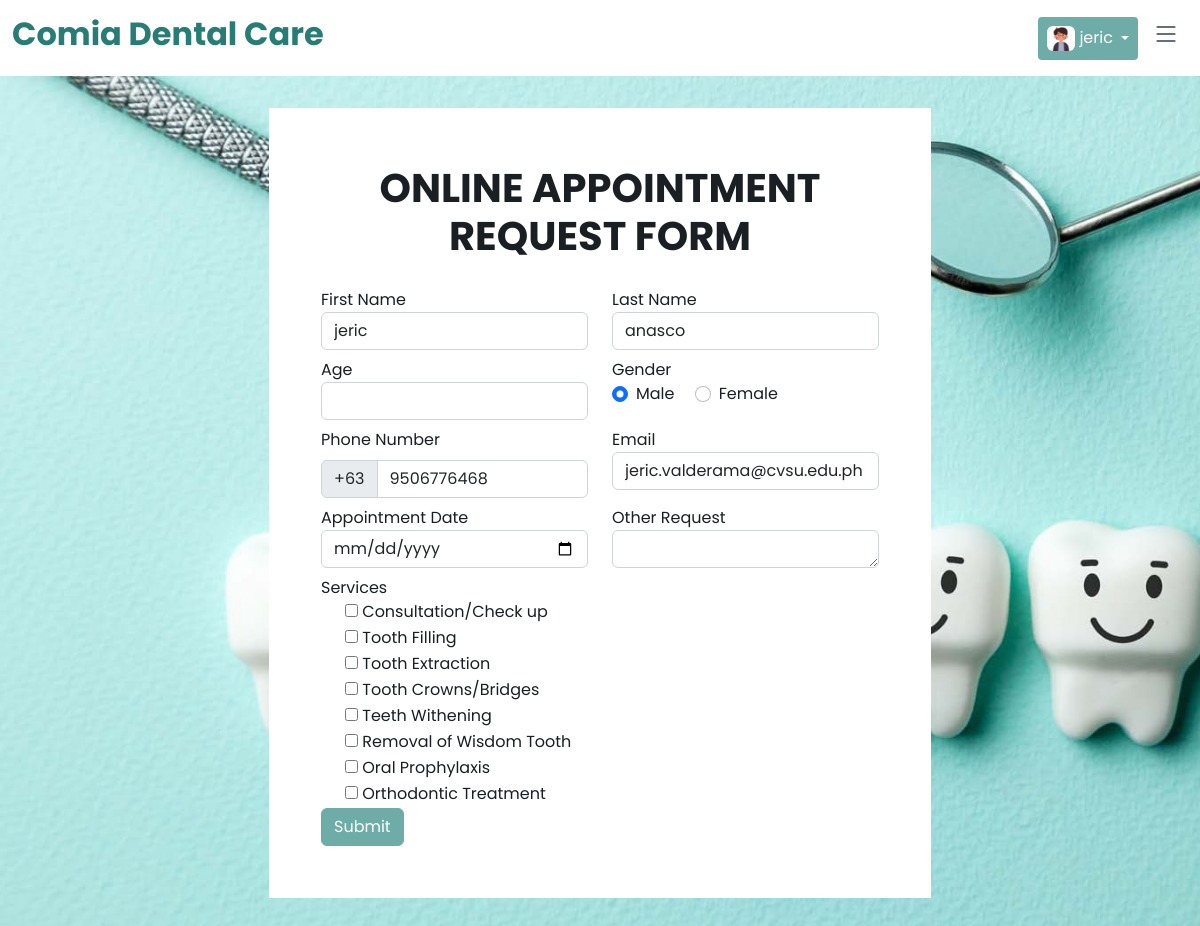
The page /appointment.php (signed in) on the database its author committed.
### tables this page shows
CREATE TABLE `tbl_user` (
  `user_id` int(11) NOT NULL,
  `firstname` varchar(255) DEFAULT NULL,
  `lastname` varchar(255) DEFAULT NULL,
  `contact` varchar(255) DEFAULT NULL,
  `email` varchar(255) DEFAULT NULL,
  `password` varchar(255) DEFAULT NULL,
  `verified` varchar(255) DEFAULT NULL,
  `vkey` varchar(255) DEFAULT NULL,
  `profile_image` varchar(255) DEFAULT NULL,
  `birthdate` date NOT NULL
);

CREATE TABLE `tbl_services` (
  `id` int(11) NOT NULL,
  `service` varchar(55) NOT NULL
);

### appointment.php (the view, shortened to what this page needs)
<?php
include './database/config.php';
include './components/header.php';
    ?>
<section class="mt-5 mx-4">
    <div class="row d-flex justify-content-center">
        <div class="col-sm-10 col-md-7">
            <form id="appointment_form" class="p-5 bg-white">
                <div>
                    <p class="text-center h1 fw-bold mb-4 mx-1 mx-md-4 mt-2">ONLINE APPOINTMENT REQUEST FORM</p>
                </div>
                <div class="row form-group p-1">
                    <div class="col-lg-6 mb-3 mb-md-0">
                        <label class="font-weight-bold" for="firstname">First Name</label>
                        <input type="text" id="firstname" name="firstname" class="form-control" placeholder="First Name"
                            value="<?= $row['firstname'] ?>" required>
                    </div>
                    <div class="col-lg-6">
                        <label class="font-weight-bold" for="lastname">Last Name</label>
                        <input type="text" id="lastname" name="lastname" class="form-control"
                            value="<?= $row['lastname'] ?>" required>
                    </div>
                </div>
                <div class="row form-group p-1">
                    <div class="col-lg-6">
                        <label class="font-weight-bold" for="lastname">Age</label>
                        <input type="text" id="age" name="age" class="form-control" value="" minlength="1" maxlength="2"
                            required>
                    </div>
                    <div class="col-lg-6 mb-3 mb-md-0">
                        <label class="font-weight-bold" for="firstname">Gender</label>
                        <div>
                            <div class="form-check form-check-inline">
                                <input class="form-check-input" type="radio" name="gender" id="inlineRadio1"
                                    value="Male" checked>
                                <label class="form-check-label" for="inlineRadio1">Male</label>
                            </div>
                            <div class="form-check form-check-inline">
                                <input class="form-check-input" type="radio" name="gender" id="inlineRadio2"
                                    value="Female">
                                <label class="form-check-label" for="inlineRadio2">Female</label>
                            </div>
                        </div>
                    </div>
                </div>
                <div class="row form-group p-1">
                    <div class="col-lg-6">
                        <label class="form-label" for="phoneNumber">Phone Number</label>
                        <div class="input-group input-group-merge">
                            <span class="input-group-text">+63</span>
                            <input type="tel" id="phoneNumber" name="phoneNumber" class="form-control"
                                placeholder="9992736514" value="<?=$row['contact']?>" minlength="10" maxlength="10" pattern="9\d{9}"
                            title="Invalid format! Must start with 9 and has 10 numbers."
                                required />
                        </div>
                    </div>
                    <div class="col-lg-6">
                        <label class="font-weight-bold" for="email">Email</label>
                        <input type="email" id="email" name="email" class="form-control" value="<?= $row['email'] ?>"
                            readonly>
                    </div>
                </div>
                <div class="row form-group p-1">
                    <div class="col-lg-6 mb-3 mb-md-0">
                        <label class="font-weight-bold" for="fname">Appointment Date</label>
                        <input type="date" id="date" name="date" id="date" class="form-control" value="" required>
                    </div>
  <div class="col-lg-6 mb-3 mb-md-0">
                        <label class="font-weight-bold" for="fname">Other Request</label>
                         <textarea class="form-control" name = "request"id="exampleFormControlTextarea1" rows="1"></textarea>
                    </div>
                </div>
                <div class="row form-group p-1">
                    <div class="col-lg-6">
                        <label class="font-weight-bold" for="email">Services</label>
                        <div class="options">
                            <?php $sql1 = mysqli_query($conn,"SELECT * FROM tbl_services");
                                    while($row1 = mysqli_fetch_array($sql1)){
                            ?>
                            <div class="form-check">
                                <input type="checkbox" required name="services[]" value="<?php echo $row1['service']; ?>">
                                <label><?php echo $row1['service']; ?></label>
                            </div>
                <?php      } ?>
                    </div>
                </div>
                <div class="row form-group">
                    <div class="col-md-12">
                        <button type="submit" class="btn btn-dark custom_btn" name="submit" id="submit">Submit</button>
                    </div>
                </div>
            </form>
        </div>
    </div>
</section>
<?php include './components/bottom.php';?>

### components/header.php (shortened to what this page needs)
<!DOCTYPE html>
<html lang="en">
<head>
    <link href="assets/vendor/bootstrap/css/bootstrap.min.css" rel="stylesheet">
    <link href="assets/vendor/bootstrap-icons/bootstrap-icons.css" rel="stylesheet">
    <link href="assets/vendor/aos/aos.css" rel="stylesheet">
    <link href="assets/vendor/glightbox/css/glightbox.min.css" rel="stylesheet">
    <link href="assets/vendor/swiper/swiper-bundle.min.css" rel="stylesheet">
    <link href="assets/css/variables.css" rel="stylesheet">
    <link rel="stylesheet" href="https://cdnjs.cloudflare.com/ajax/libs/font-awesome/6.1.1/css/all.min.css">
    <link rel="stylesheet" href="https://cdn.jsdelivr.net/npm/swiper@8/swiper-bundle.min.css" />
    <link href="assets/css/main.css" rel="stylesheet">
    <link rel="stylesheet" type="text/css" href="./assets/slick-1.8.1/slick/slick.css"/>
    <link rel="stylesheet" type="text/css" href="./assets/slick-1.8.1/slick/slick-theme.css"/>
    <link rel="stylesheet" href="https://cdn.datatables.net/1.13.1/css/jquery.dataTables.min.css">
</head>
<body>
    <header id="header" class="header fixed-top bg-white" data-scrollto-offset="0">
        <div class="container-fluid d-flex align-items-center justify-content-between">
            <a href="index.php" class="logo d-flex align-items-center scrollto me-auto me-lg-0">
                <h1 class="d-none d-sm-block" style="font-weight: bold !important; color: #277c75 !important;">Comia
                    Dental Care</h1>
            </a>
            <nav id="navbar" class="navbar ">
                <i class="bi bi-list mobile-nav-toggle d-none"></i>
            </nav>
            <?php
            if(!isset($_SESSION['user_id'])) {
            ?>
            <a class="btn-getstarted scrollto" href="login.php">Login</a>
            <?php
            } else {
                $user_id = $_SESSION['user_id'];
                $get_account = mysqli_query($conn, "SELECT * FROM tbl_user WHERE user_id = $user_id");
                $row = mysqli_fetch_array($get_account);
            ?>
            <div class="dropdown">
                <a class="btn dropdown-toggle btn-getstarted scrollto d-flex align-items-center gap-1 px-2" href="#" role="button" data-bs-toggle="dropdown" aria-expanded="false">
                    <div class="rounded" style="height: 25px; overflow: hidden;">
                    <img class="h-100" src="./assets/img/profile_image/<?= $row['profile_image'] ?>" alt="">
                    </div>
                    <?php echo $_SESSION['fname']; ?>
                </a>
            </div>
            <?php
            }
            ?>
        </div>
    </header>

### assets/css/variables.css (style rules this page uses)
:root { --font-default: 'Poppins', sans-serif; --font-primary: 'Poppins', sans-serif; --font-secondary: 'Poppins', sans-serif; --color-default: #1a1f24; --color-default-rgb: 26, 31, 36; --color-links: #6eada7; --color-links-hover: #2a6861; --color-primary: #6eada7; --color-primary-light: #2a6861; --color-primary-dark: #2a6861; --color-primary-rgb: 14, 162, 189; --color-primary-light-rgb: 30, 195, 224; --color-primary-dark-rgb: 1, 137, 161; --color-secondary: #485664; --color-secondary-light: #8f9fae; --color-secondary-dark: #3a4753; --color-secondary-rgb: 72, 86, 100; --color-secondary-light-rgb: 143, 159, 174; --color-secondary-dark-rgb: 58, 71, 83; --color-blue: #0d6efd; --color-blue-rgb: 13, 110, 253; --color-indigo: #6610f2; --color-indigo-rgb: 102, 16, 242; --color-purple: #6f42c1; --color-purple-rgb: 111, 66, 193; --color-pink: #f3268c; --color-pink-rgb: 243, 38, 140; --color-red: #df1529; --color-red-rgb: 223, 21, 4; --color-orange: #fd7e14; --color-orange-rgb: 253, 126, 20; --color-yellow: #ffc107; --color-yellow-rgb: 255, 193, 7; --color-green: #059652; --color-green-rgb: 5, 150, 82; --color-teal: #20c997; --color-teal-rgb: 32, 201, 151; --color-cyan: #0dcaf0; --color-cyan-rgb: 13, 202, 240; --color-white: #ffffff; --color-white-rgb: 255, 255, 255; --color-gray: #6c757d; --color-gray-rgb: 108, 117, 125; --color-black: #000000; --color-black-rgb: 0, 0, 0; }
:root { --bs-blue: var(--color-blue); --bs-indigo: var(--color-indigo); --bs-purple: var(--color-purple); --bs-pink: var(--color-pink); --bs-red: var(--color-red); --bs-orange: var(--color-orange); --bs-yellow: var(--color-yellow); --bs-green: var(--color-green); --bs-teal: var(--color-teal); --bs-cyan: var(--color-cyan); --bs-white: var(--color-white); --bs-gray: var(--color-gray); --bs-gray-dark: #343a40; --bs-gray-100: #f8f9fa; --bs-gray-200: #e9ecef; --bs-gray-300: #dee2e6; --bs-gray-400: #ced4da; --bs-gray-500: #adb5bd; --bs-gray-600: #6c757d; --bs-gray-700: #495057; --bs-gray-800: #343a40; --bs-gray-900: #212529; --bs-primary: var(--color-blue); --bs-secondary: var(--color-blue); --bs-success: #198754; --bs-info: #0dcaf0; --bs-warning: #ffc107; --bs-danger: #dc3545; --bs-light: #f8f9fa; --bs-dark: #212529; --bs-primary-rgb: var(--color-primary-rgb); --bs-secondary-rgb: var(--color-secondary-rgb); --bs-success-rgb: 25, 135, 84; --bs-info-rgb: 13, 202, 240; --bs-warning-rgb: 255, 193, 7; --bs-danger-rgb: 220, 53, 69; --bs-light-rgb: 248, 249, 250; --bs-dark-rgb: 33, 37, 41; --bs-white-rgb: var(--color-white-rgb); --bs-black-rgb: var(--color-black-rgb); --bs-body-color-rgb: var(--color-default-rgb); --bs-body-bg-rgb: 255, 255, 255; --bs-font-sans-serif: var(--font-default); --bs-font-monospace: SFMono-Regular, Menlo, Monaco, Consolas, "Liberation Mono", "Courier New", monospace; --bs-gradient: linear-gradient(180deg, rgba(255, 255, 255, 0.15), rgba(255, 255, 255, 0)); --bs-body-font-family: var(--font-default); --bs-body-font-size: 1rem; --bs-body-font-weight: 400; --bs-body-line-height: 1.5; --bs-body-color: var(--color-default); --bs-body-bg: #fff; }
.bg-white { background-color: var(--color-white) !important; }

### assets/css/main.css (style rules this page uses)
:root { scroll-behavior: smooth; }
a { color: var(--color-links); text-decoration: none; }
h1, h2, h3, h4, h5, h6 { font-family: 'Poppins', sans-serif; }
section { padding: 60px 0; overflow: hidden; }
.header { padding: 15px 0; transition: all 0.5s; z-index: 997; }
.header .logo h1 { font-size: 32px; font-weight: 300; color: var(--color-secondary); font-family: 'Poppins', sans-serif; }
.header .btn-getstarted, .header .btn-getstarted:focus { font-size: 16px; color: var(--color-white); background: var(--color-primary); padding: 8px 23px; border-radius: 4px; transition: 0.3s; font-family: 'Poppins', sans-serif; }
@media (max-width: 1279px) { .header .btn-getstarted, .header .btn-getstarted:focus { margin-right: 50px; } }
@media (max-width: 1279px) { .navbar { position: fixed; top: 0; left: -100%; width: calc(100% - 70px); bottom: 0; transition: 0.3s; z-index: 9997; } }
@media (max-width: 1279px) { .mobile-nav-toggle { display: block !important; color: var(--color-secondary); font-size: 28px; cursor: pointer; line-height: 0; transition: 0.5s; position: fixed; top: 20px; z-index: 9999; right: 20px; } }

### appointment.php (style rules this page uses)
body { background-image: url('assets/img/dental.jpg'); background-attachment: fixed; background-size: cover; }
.custom_btn { background: #6eada7 !important; border-color: #6eada7 !important; }

### rows shown on the page
tbl_user: profile_image (placeholder picture), firstname "jeric", lastname "anasco", phoneNumber "9506776468", email "jeric.valderama@cvsu.edu.ph"
tbl_services: service "Consultation/Check up"
tbl_services: service "Tooth Filling"
tbl_services: service "Tooth Extraction"
tbl_services: service "Tooth Crowns/Bridges"
tbl_services: service "Teeth Withening"
tbl_services: service "Removal of Wisdom Tooth"
tbl_services: service "Oral Prophylaxis"
tbl_services: service "Orthodontic Treatment"

### other values the page prints
$_SESSION['fname'] "jeric"
